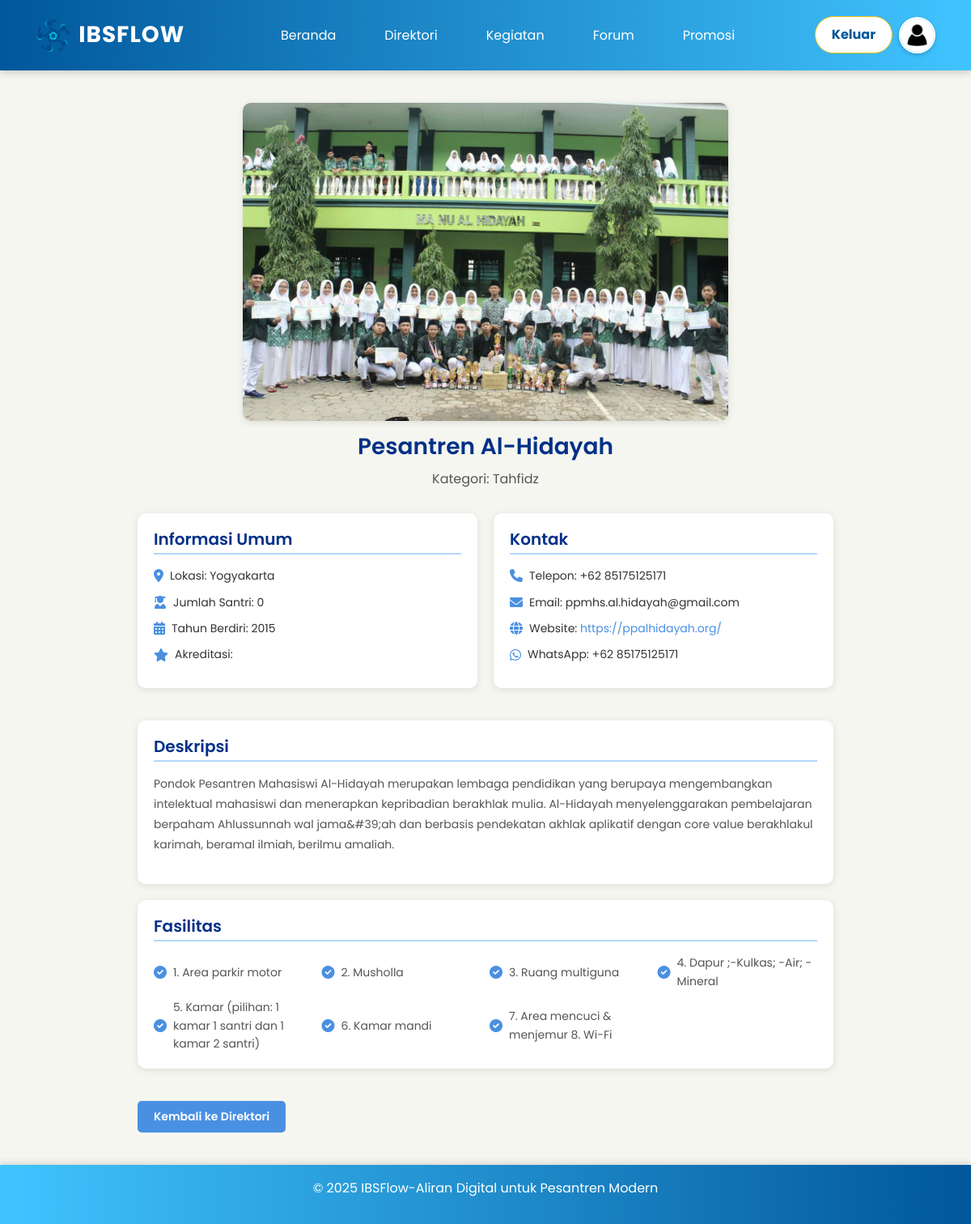
Screenshot of /detailpondok.php?id=1 (signed in) with the database file from the repository.
### tables this page shows
CREATE TABLE `pesantren` (
  `id` int(11) NOT NULL,
  `nama` varchar(255) NOT NULL,
  `kategori` enum('Tahfidz','Riset','Salafi','Modern') NOT NULL,
  `lokasi` varchar(255) NOT NULL,
  `lokasi_map` text DEFAULT NULL,
  `latitude` decimal(10,8) DEFAULT NULL,
  `longitude` decimal(11,8) DEFAULT NULL,
  `gambar` varchar(255) DEFAULT NULL,
  `jumlah_santri` int(11) DEFAULT NULL,
  `tahun_berdiri` int(11) DEFAULT NULL,
  `akreditasi` varchar(50) DEFAULT NULL,
  `telepon` varchar(20) DEFAULT NULL,
  `email` varchar(255) DEFAULT NULL,
  `website` varchar(255) DEFAULT NULL,
  `status` enum('pending','verified','rejected') DEFAULT 'pending',
  `catatan_admin` text DEFAULT NULL,
  `whatsapp` varchar(20) DEFAULT NULL,
  `deskripsi` text DEFAULT NULL,
  `deskripsi_id` text DEFAULT NULL,
  `deskripsi_en` text DEFAULT NULL,
  `deskripsi_ms` text DEFAULT NULL,
  `fasilitas` text DEFAULT NULL,
  `created_at` timestamp NOT NULL DEFAULT current_timestamp(),
  `deskripsi_ar` text DEFAULT NULL,
  `deskripsi_ja` text DEFAULT NULL,
  `deskripsi_nl` text DEFAULT NULL,
  `deskripsi_de` text DEFAULT NULL,
  `deskripsi_fr` text DEFAULT NULL,
  `deskripsi_es` text DEFAULT NULL,
  `deskripsi_it` text DEFAULT NULL
);

### detailpondok.php (the view, shortened to what this page needs)
<?php
require_once 'config/config.php';
require_once 'psnetbot.php';
$id = isset($_GET['id']) ? $_GET['id'] : null;
if ($id) {
    $stmt = $conn->prepare("SELECT * FROM pesantren WHERE id = :id");
    $stmt->execute(['id' => $id]);
    $pesantren = $stmt->fetch(PDO::FETCH_ASSOC);
}
?>
<!DOCTYPE html>
<html lang="id">
<head>
    <link rel="stylesheet" href="https://cdnjs.cloudflare.com/ajax/libs/font-awesome/5.15.4/css/all.min.css">
</head>
<body>
    <?php include 'header.php'; ?>
    <main class="pesantren-detail">
        <div class="detail-header">
            <img src="<?php echo $pesantren['gambar'] ? 'img/' . htmlspecialchars($pesantren['gambar']) : 'img/ibsdefault.jpg'; ?>" alt="<?php echo htmlspecialchars($pesantren['nama']); ?>">
            <h1><?php echo htmlspecialchars($pesantren['nama']); ?></h1>
            <p>Kategori: <?php echo htmlspecialchars($pesantren['kategori']); ?></p>
        </div>
        <div class="detail-info">
            <div class="info-card">
                <h3>Informasi Umum</h3>
                <div class="info-item">
                    <i class="fas fa-map-marker-alt"></i>
                    <span>Lokasi: <?php echo htmlspecialchars($pesantren['lokasi']); ?></span>
                </div>
                <div class="info-item">
                    <i class="fas fa-user-graduate"></i>
                    <span>Jumlah Santri: <?php echo number_format($pesantren['jumlah_santri'] ?? 0); ?></span>
                </div>
                <div class="info-item">
                    <i class="fas fa-calendar-alt"></i>
                    <span>Tahun Berdiri: <?php echo htmlspecialchars($pesantren['tahun_berdiri'] ?? 'Tidak Tersedia'); ?></span>
                </div>
                <div class="info-item">
                    <i class="fas fa-star"></i>
                    <span>Akreditasi: <?php echo htmlspecialchars($pesantren['akreditasi'] ?? 'Tidak Tersedia'); ?></span>
                </div>
            </div>
            <div class="info-card">
                <h3>Kontak</h3>
                <div class="info-item">
                    <i class="fas fa-phone"></i>
                    <span>Telepon: <?php echo htmlspecialchars($pesantren['telepon'] ?? 'Tidak Tersedia'); ?></span>
                </div>
                <div class="info-item">
                    <i class="fas fa-envelope"></i>
                    <span>Email: <?php echo htmlspecialchars($pesantren['email'] ?? 'Tidak Tersedia'); ?></span>
                </div>
                <div class="info-item">
                    <i class="fas fa-globe"></i>
                    <span>Website:
                        <?php if ($pesantren['website']): ?>
                            <a href="<?php echo strpos($pesantren['website'], 'http') === 0 ? htmlspecialchars($pesantren['website']) : 'http://' . htmlspecialchars($pesantren['website']); ?>" target="_blank" rel="noopener noreferrer" class="website-link"><?php echo htmlspecialchars($pesantren['website']); ?></a>
                        <?php else: ?>
                            <span>Tidak Tersedia</span>
                        <?php endif; ?>
                    </span>
                </div>
                <div class="info-item">
                    <i class="fab fa-whatsapp"></i>
                    <span>WhatsApp: <?php echo htmlspecialchars($pesantren['whatsapp'] ?? 'Tidak Tersedia'); ?></span>
                </div>
            </div>
        </div>
        <div class="info-card">
            <h3>Deskripsi</h3>
            <p><?php echo htmlspecialchars($pesantren['deskripsi'] ?? 'Deskripsi tidak tersedia.'); ?></p>
        </div>
        <div class="info-card">
            <h3>Fasilitas</h3>
            <div class="fasilitas-grid">
                <?php
                $fasilitas = explode(',', $pesantren['fasilitas']);
                foreach ($fasilitas as $fasilitas_item):
                    $fasilitas_item = trim($fasilitas_item);
                    if (!empty($fasilitas_item)):
                ?>
                <div class="fasilitas-item">
                    <i class="fas fa-check-circle"></i>
                    <span><?php echo htmlspecialchars($fasilitas_item); ?></span>
                </div>
                <?php endif; endforeach; ?>
            </div>
        </div>
        <a href="direktori.php" class="back-btn">Kembali ke Direktori</a>
    </main>
    <?php require_once 'footer.php'; ?>
</body>
</html>

### detailpondok.php (style rules this page uses)
* { margin: 0; padding: 0; box-sizing: border-box; font-family: 'Poppins', sans-serif; }
body { background-color: #f5f6f0; color: #333; line-height: 1.6; overflow-x: hidden; }
.pesantren-detail { padding: 40px 20px; max-width: 900px; margin: 0 auto; }
.detail-header { text-align: center; margin-bottom: 30px; }
.detail-header img { width: 100%; max-width: 600px; height: auto; border-radius: 10px; box-shadow: 0 2px 10px rgba(0, 0, 0, 0.1); margin-bottom: 15px; }
.detail-header h1 { font-size: 28px; font-weight: 600; color: #003087; margin-bottom: 10px; }
.detail-header p { font-size: 16px; color: #555; }
.detail-info { display: grid; grid-template-columns: 1fr 1fr; gap: 20px; margin-bottom: 20px; }
.info-card { background: #fff; padding: 20px; border-radius: 10px; box-shadow: 0 2px 10px rgba(0, 0, 0, 0.1); margin-bottom: 20px; }
.info-card h3 { font-size: 20px; font-weight: 600; color: #003087; margin-bottom: 15px; border-bottom: 2px solid #b3d7ff; padding-bottom: 5px; }
.info-item { display: flex; align-items: center; margin-bottom: 10px; font-size: 14px; }
.info-item i { font-size: 16px; color: #4a90e2; margin-right: 8px; }
.info-card p { font-size: 14px; color: #555; line-height: 1.8; }
.website-link { color: #4a90e2; text-decoration: none; transition: color 0.3s ease; }
.fasilitas-grid { display: grid; grid-template-columns: repeat(auto-fit, minmax(180px, 1fr)); gap: 10px; }
.fasilitas-item { display: flex; align-items: center; font-size: 14px; color: #555; }
.fasilitas-item i { font-size: 16px; color: #4a90e2; margin-right: 8px; }
.back-btn { display: inline-block; padding: 8px 20px; background: #4a90e2; color: #fff; text-decoration: none; border-radius: 5px; font-size: 14px; font-weight: 600; transition: background 0.3s ease; text-align: center; margin-top: 20px; }

### header.php (style rules this page uses)
:root { --primary: #01579B;--secondary: #40C4FF;--accent: #ffffff; }
body { font-family: 'Poppins', sans-serif;background-color: #f5f6f0;color: #333;line-height: 1.6; }

### rows the page displays
pesantren: gambar (picture), nama "Pesantren Al-Hidayah", kategori "Tahfidz", lokasi "Yogyakarta", jumlah_santri "0", tahun_berdiri "2015", telepon "+62 85175125171", email "ppmhs.al.hidayah@gmail.com", website "https://ppalhidayah.org/", whatsapp "+62 85175125171", deskripsi "Pondok Pesantren Mahasiswi Al-Hidayah merupakan lembaga pendidikan yang berupaya mengembangkan intelektual mahasiswi dan menerapkan kepribadian berakhlak mulia. Al-Hidayah menyelenggarakan pembelajaran berpaham Ahlussunnah wal jama&#39;ah dan berbasis pendekatan akhlak aplikatif dengan core value berakhlakul karimah, beramal ilmiah, berilmu amaliah.", fasilitas "1. Area parkir motor", fasilitas "2. Musholla", fasilitas "3. Ruang multiguna", fasilitas "4. Dapur ;-Kulkas; -Air; -Mineral", fasilitas "5. Kamar (pilihan: 1 kamar 1 santri dan 1 kamar 2 santri)", fasilitas "6. Kamar mandi", fasilitas "7. Area mencuci & menjemur 8. Wi-Fi"
